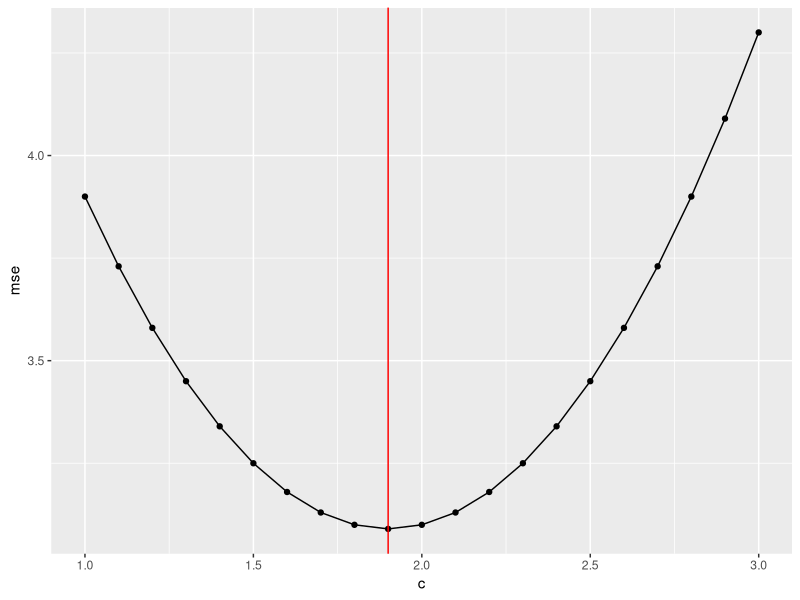
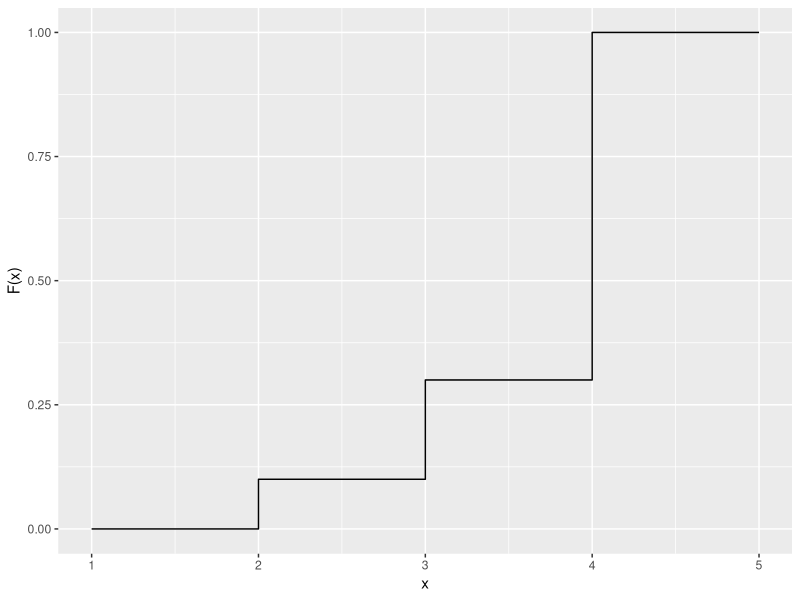
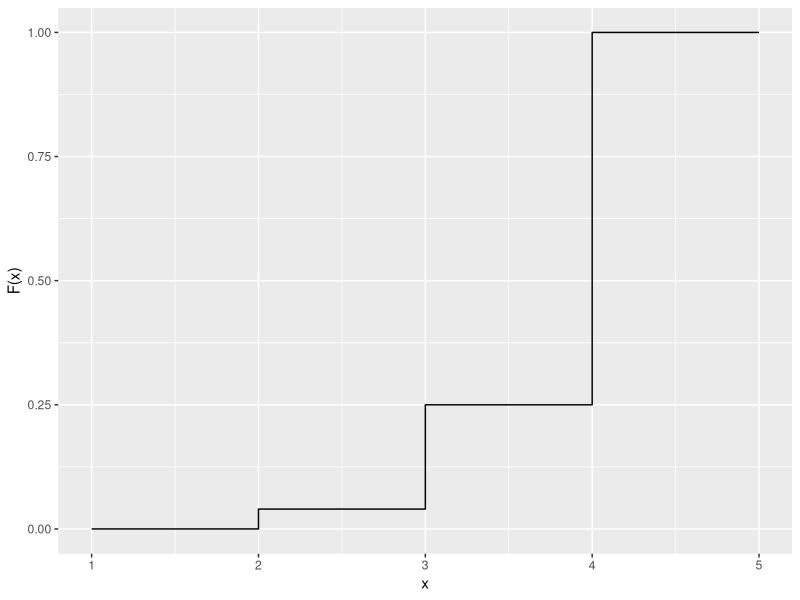
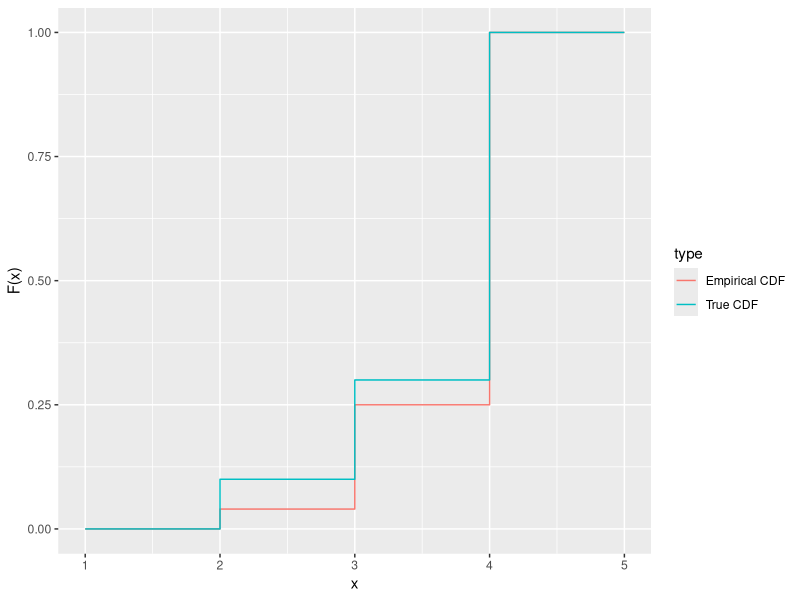

R code for these plots, in order:
## ---- chunk 1
knitr::opts_chunk$set(echo = TRUE)
library(tidyverse)
## ---- chunk 2
exp_func <- function(x, probs){
  sum(x * probs)
}
exp_func(x = c(0, 1, 4), probs = c(.3, .3, .4))
## ---- chunk 3
mse_func <- function(x, probs, c){
  sum(probs*(x - c)^2)
}
mse_func(x = c(0, 1, 4), probs = c(.3, .3, .4), c = 1)
mse_func(x = c(0, 1, 4), probs = c(.3, .3, .4), c = 2)
## ---- chunk 4
cs <- seq(1, 3, by = .1)
# tedious way 
mses <- c(mse_func(x = c(0, 1, 4), probs = c(.3, .3, .4), c = 1),
          mse_func(x = c(0, 1, 4), probs = c(.3, .3, .4), c = 1.1),
          mse_func(x = c(0, 1, 4), probs = c(.3, .3, .4), c = 1.2),
          mse_func(x = c(0, 1, 4), probs = c(.3, .3, .4), c = 1.3),
          mse_func(x = c(0, 1, 4), probs = c(.3, .3, .4), c = 1.4),
          mse_func(x = c(0, 1, 4), probs = c(.3, .3, .4), c = 1.5),
          mse_func(x = c(0, 1, 4), probs = c(.3, .3, .4), c = 1.6),
          mse_func(x = c(0, 1, 4), probs = c(.3, .3, .4), c = 1.7),
          mse_func(x = c(0, 1, 4), probs = c(.3, .3, .4), c = 1.8),
          mse_func(x = c(0, 1, 4), probs = c(.3, .3, .4), c = 1.9),
          mse_func(x = c(0, 1, 4), probs = c(.3, .3, .4), c = 2),
          mse_func(x = c(0, 1, 4), probs = c(.3, .3, .4), c = 2.1),
          mse_func(x = c(0, 1, 4), probs = c(.3, .3, .4), c = 2.2),
          mse_func(x = c(0, 1, 4), probs = c(.3, .3, .4), c = 2.3),
          mse_func(x = c(0, 1, 4), probs = c(.3, .3, .4), c = 2.4),
          mse_func(x = c(0, 1, 4), probs = c(.3, .3, .4), c = 2.5),
          mse_func(x = c(0, 1, 4), probs = c(.3, .3, .4), c = 2.6),
          mse_func(x = c(0, 1, 4), probs = c(.3, .3, .4), c = 2.7),
          mse_func(x = c(0, 1, 4), probs = c(.3, .3, .4), c = 2.8),
          mse_func(x = c(0, 1, 4), probs = c(.3, .3, .4), c = 2.9),
          mse_func(x = c(0, 1, 4), probs = c(.3, .3, .4), c = 2))
# less tedious ways 
mses <- sapply(cs, mse_func, x = c(0, 1, 4), probs = c(.3, .3, .4)) # base R
mses <- map_dbl(cs, mse_func, x = c(0, 1, 4), probs = c(.3, .3, .4)) # tidy
tibble(c = cs, mse = mses) |> 
  ggplot(aes(x = c, y = mse)) + 
  geom_point() + 
  geom_line() + 
  geom_vline(xintercept = 1.9, col = "red")
## ---- chunk 5
cdf <- tibble(x = c(1, 2, 2, 3, 3, 4, 4, 5),
       y = c(0, 0, .1, .1, .3, .3, 1, 1)) 
cdf |> 
  ggplot(aes(x = x, y = y)) +
  geom_path() + 
  labs(x = "x", y = "F(x)")
## ---- chunk 6
samp <- sample(c(2,3,4), size = 100, replace = T, prob = c(.1, .2, .7))
ecdf <- tibble(x = c(1, 2, 2, 3, 3, 4, 4, 5),
       y = c(0, 0, rep(mean(samp <= 2), 2), rep(mean(samp <= 3), 2), 1, 1))
ecdf |> 
  ggplot(aes(x = x, y = y)) +
  geom_path() + 
  labs(x = "x", y = "F(x)")
## ---- chunk 7
bind_rows(
  cdf |> mutate(type = "True CDF"),
  ecdf |> mutate(type = "Empirical CDF")
) |> 
  ggplot(aes(x = x, y = y, col = type)) +
  geom_path() + 
  labs(x = "x", y = "F(x)")
## ---- chunk 8
bind_rows(
  tibble(x = 0, y = 0),
  tibble(x = 1, y = 0),
  tibble(x = 1, y = 1) %>% 
    expand_grid(rep = 1:2)) -> dat

cov3 <- cov(dat$x, dat$y)
cov3
## ---- chunk 9
cov3*(nrow(dat)-1)/nrow(dat)
